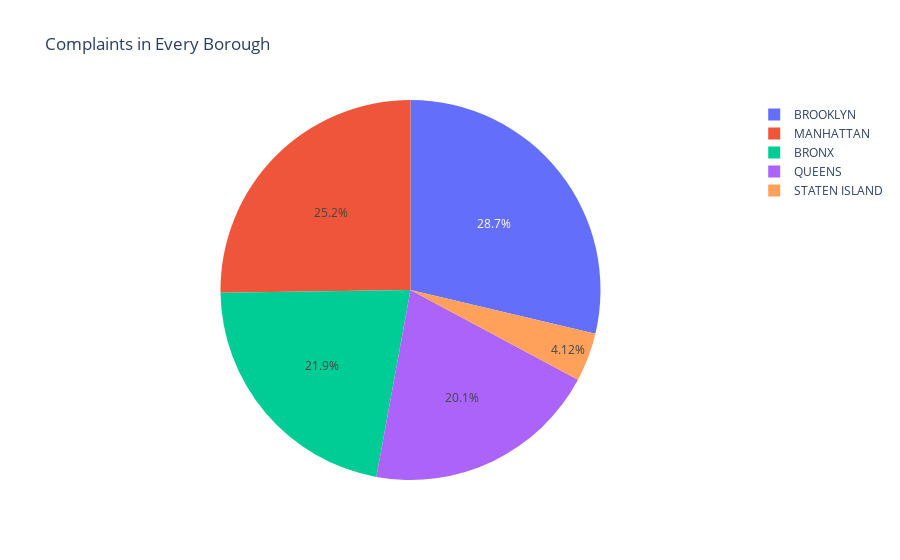

Notebook source saved alongside this figure:
### Code cell
df['countvar']=1

dfboro = df.groupby('BORO_NM',as_index=False).count()
dfboro = dfboro.sort_values('countvar',ascending= False)[['BORO_NM','countvar']]
labels = dfboro.BORO_NM.values
values = dfboro.countvar.values

fig = go.Figure(data=[go.Pie(labels=labels, values=values)])
fig.update_layout(title_text="Complaints in Every Borough")
fig.show()

### Figure 1 — Plotly figure (JSON) as saved in the notebook; plotly's stock layout.template omitted (floating-point values rounded to 4 significant figures)
{"data": [{"labels": ["BROOKLYN", "MANHATTAN", "BRONX", "QUEENS", "STATEN ISLAND"], "type": "pie", "values": [131736, 115787, 100490, 92047, 18903]}], "layout": {"title": {"text": "Complaints in Every Borough"}}}
